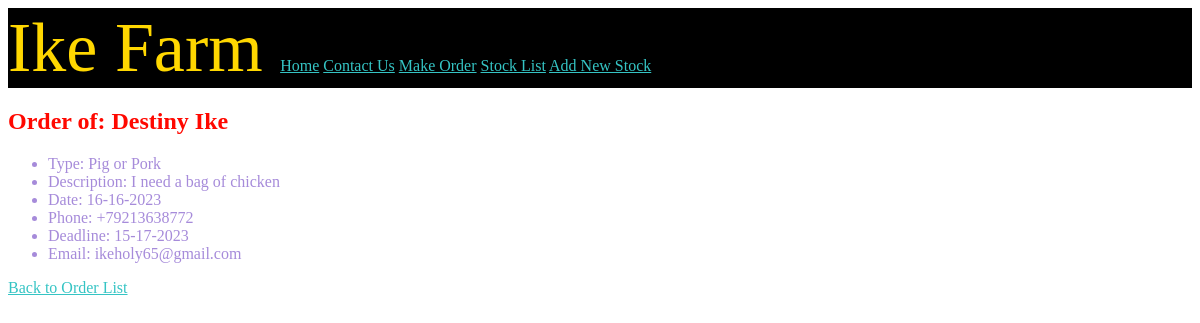
Screenshot of /order_detail/6/ with the database file from the repository.
### livestock/models.py (models this page shows, shortened)
class order(models.Model):
    class Type(models.TextChoices):
        Chicken = 'Chicken'
        Catfish = 'Catfish'
        Goat = 'Goat'
        Pig = 'Pig or Pork'
        Others = 'Others. Explain in description'
    Order_Type = models.fields.CharField(choices=Type.choices, max_length=50)
    Name = models.fields.CharField(max_length=50)
    Phone_number = models.fields.CharField(max_length=30)
    Email = models.fields.EmailField(null=True,blank=True)
    Date = models.fields.CharField(max_length=50)
    Expected_order_recieve_date =models.fields.CharField(max_length=50)
    Description = models.fields.CharField(max_length=1000)

### livestock/views.py (the view)
# urls.py: path('order_detail/<int:id>/', views.order_detail,name='order-detail'),
def order_detail(request,id):
    Order = order.objects.get(id=id)
    return render(request, 'livestock/order_detail.html', {'Order':Order})

### livestock/templates/livestock/order_detail.html
{% extends 'livestock/hello.html' %}
{% block content %}
<h2>Order of: {{ Order.Name }}</h2>
    <ul>
        <li>Type: {{ Order.Order_Type }}</li>
        <li>Description: {{ Order.Description }}</li>
        <li>Date: {{ Order.Date }}</li>
        <li>Phone: {{ Order.Phone_number }}</li>
        <li>Deadline: {{ Order.Expected_order_recieve_date }}</li>
        <li>Email: {{ Order.Email }}</li>
    </ul>
    <a href="{% url 'order-list' %}">Back to Order List</a>
{% endblock %}

### static/css/styles.css (style rules this page uses)
body { color: rgb(166, 139, 218); background-color: white; }
a { color: rgb(53, 196, 196); }
h2 { color:rgb(255, 8, 0); }

### rows the page displays
order: Name "Destiny Ike", Order_Type "Pig or Pork", Description "I need a bag of chicken", Date "16-16-2023", Phone_number "+79213638772", Expected_order_recieve_date "15-17-2023", Email "ikeholy65@gmail.com"
